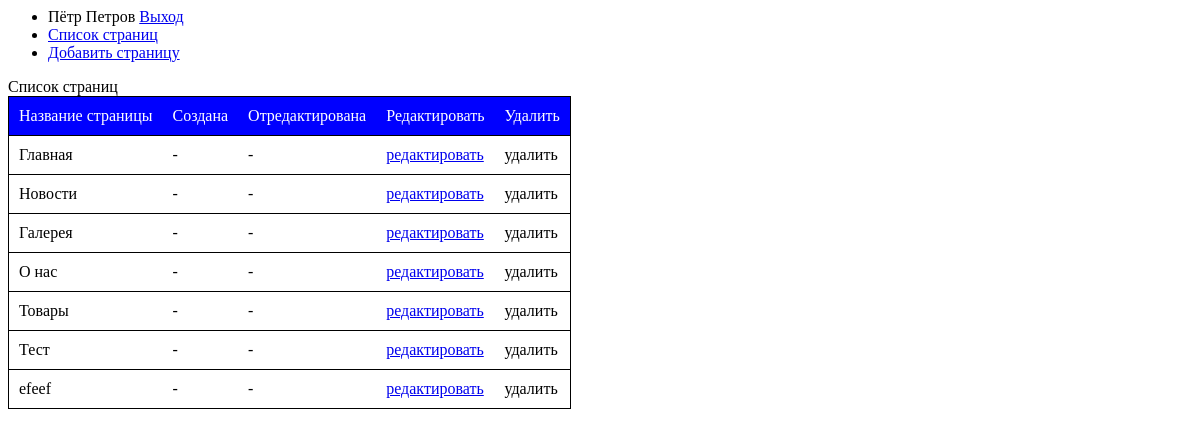
The page /site/admin/index.php?page=pagelist (signed in) on the database its author committed.
### tables this page shows
CREATE TABLE `pages` (
  `id` int(2) NOT NULL AUTO_INCREMENT,
  `menu_name` varchar(50) DEFAULT NULL,
  `content` text,
  `visible_in_main_menu` enum('0','1') DEFAULT NULL,
  PRIMARY KEY (`id`)
);

### site/admin/index.php (called while the page is built)
<?php
require_once "header.php";
require_once "config/ini.php";
require_once "router.php";
require_once "footer.php";

### site/admin/config/ini.php (called while the page is built, shortened)
<?php
spl_autoload_register(function ($name)
{
    $name = str_replace('\\', '/', $name);
});
$pages = new CPage();

### site/admin/app/classes/Db.php (called while the page is built, shortened)
<?php
class Db extends Config
{
    protected $connection;
    public function __construct()
    {
        if($this->connection = mysqli_connect($this->host,$this->user,$this->pass,$this->db))
        {
            mysqli_query($this->connection,"SET NAMES UTF8");
        }
    }
    public function sql($query)
    {
        if($query)
        {
            $result = mysqli_query($this->connection,$query);
            while ($row = mysqli_fetch_assoc($result))
            {
                $pages[] = $row;
            }
            return $pages;
        }
    }
}

### site/admin/app/classes/MPage.php (called while the page is built, shortened)
<?php
class MPage extends Db
{
    protected function getPagesList()
    {
        $result = $this->sql("SELECT id, menu_name FROM pages");
        return $result;
    }
}

### site/admin/app/classes/CPage.php (called while the page is built, shortened)
<?php
class CPage extends MPage
{
    public function pagesList()
    {
        return $this->getPagesList();
    }
}

### site/admin/views/Vpagelist.php (the view)
Список страниц
<table id="pagelist">
    <tr class="table_header">
        <td>Название страницы</td>
        <td>Создана</td>
        <td>Отредактирована</td>
        <td>Редактировать</td>
        <td>Удалить</td>
    </tr>
<?php
$all_pages = $pages->pagesList();
foreach ($all_pages as $page)
{
?>
    <tr>
        <td><?=$page['menu_name']?></td>
        <td>-</td>
        <td>-</td>
        <td><a href='index.php?page=pageedit&id=<?=$page['id']?>'>редактировать</a></td>
        <td>удалить</td>
    </tr>
<?php
}
?>
</table>

### site/admin/style/style.css (style rules this page uses)
#pagelist { border-collapse: collapse; border: 1px solid black; }
#pagelist td { padding: 10px; border-bottom: 1px solid black; }
#pagelist .table_header td { background-color: blue; color: white; }

### rows shown on the page
pages: menu_name "Главная"
pages: menu_name "Новости"
pages: menu_name "Галерея"
pages: menu_name "О нас"
pages: menu_name "Товары"
pages: menu_name "Тест"
pages: menu_name "efeef"

### other values the page prints
$_SESSION['loged'] "Пётр Петров"
